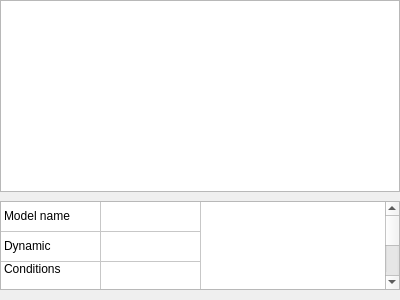
<?xml version="1.0" encoding="UTF-8"?>
<ui version="4.0">
 <class>fileVpzRtool</class>
 <widget class="QWidget" name="fileVpzRtool">
  <property name="geometry">
   <rect>
    <x>0</x>
    <y>0</y>
    <width>400</width>
    <height>300</height>
   </rect>
  </property>
  <property name="windowTitle">
   <string>Form</string>
  </property>
  <layout class="QVBoxLayout" name="verticalLayout">
   <property name="spacing">
    <number>0</number>
   </property>
   <property name="leftMargin">
    <number>0</number>
   </property>
   <property name="topMargin">
    <number>0</number>
   </property>
   <property name="rightMargin">
    <number>0</number>
   </property>
   <property name="bottomMargin">
    <number>10</number>
   </property>
   <item>
    <widget class="QTreeWidget" name="modelTree">
     <attribute name="headerVisible">
      <bool>false</bool>
     </attribute>
     <column>
      <property name="text">
       <string notr="true">1</string>
      </property>
     </column>
    </widget>
   </item>
   <item>
    <widget class="QStackedWidget" name="stackProperty">
     <property name="currentIndex">
      <number>1</number>
     </property>
     <widget class="QWidget" name="tabBlank"/>
     <widget class="QWidget" name="tabModelProperty">
      <layout class="QVBoxLayout" name="verticalLayout_2">
       <property name="leftMargin">
        <number>0</number>
       </property>
       <property name="rightMargin">
        <number>0</number>
       </property>
       <property name="bottomMargin">
        <number>0</number>
       </property>
       <item>
        <widget class="QTableWidget" name="modelProperty">
         <property name="sizePolicy">
          <sizepolicy hsizetype="Ignored" vsizetype="Ignored">
           <horstretch>0</horstretch>
           <verstretch>0</verstretch>
          </sizepolicy>
         </property>
         <property name="horizontalScrollBarPolicy">
          <enum>Qt::ScrollBarAlwaysOff</enum>
         </property>
         <property name="showDropIndicator" stdset="0">
          <bool>false</bool>
         </property>
         <property name="dragDropOverwriteMode">
          <bool>false</bool>
         </property>
         <property name="selectionMode">
          <enum>QAbstractItemView::NoSelection</enum>
         </property>
         <property name="selectionBehavior">
          <enum>QAbstractItemView::SelectRows</enum>
         </property>
         <property name="wordWrap">
          <bool>true</bool>
         </property>
         <property name="cornerButtonEnabled">
          <bool>true</bool>
         </property>
         <property name="rowCount">
          <number>4</number>
         </property>
         <property name="columnCount">
          <number>2</number>
         </property>
         <attribute name="horizontalHeaderVisible">
          <bool>false</bool>
         </attribute>
         <attribute name="horizontalHeaderHighlightSections">
          <bool>false</bool>
         </attribute>
         <attribute name="verticalHeaderVisible">
          <bool>false</bool>
         </attribute>
         <attribute name="verticalHeaderHighlightSections">
          <bool>false</bool>
         </attribute>
         <row/>
         <row/>
         <row/>
         <row/>
         <column>
          <property name="text">
           <string>Property</string>
          </property>
         </column>
         <column>
          <property name="text">
           <string>Value</string>
          </property>
         </column>
         <item row="0" column="0">
          <property name="text">
           <string>Model name</string>
          </property>
          <property name="flags">
           <set>ItemIsSelectable|ItemIsEnabled</set>
          </property>
         </item>
         <item row="0" column="1">
          <property name="text">
           <string/>
          </property>
          <property name="flags">
           <set>ItemIsSelectable|ItemIsEditable|ItemIsDragEnabled|ItemIsUserCheckable|ItemIsEnabled</set>
          </property>
         </item>
         <item row="1" column="0">
          <property name="text">
           <string>Dynamic</string>
          </property>
          <property name="textAlignment">
           <set>AlignLeft|AlignVCenter</set>
          </property>
          <property name="flags">
           <set>ItemIsSelectable|ItemIsEnabled</set>
          </property>
         </item>
         <item row="1" column="1">
          <property name="text">
           <string/>
          </property>
          <property name="flags">
           <set>ItemIsSelectable|ItemIsEditable|ItemIsDragEnabled|ItemIsUserCheckable|ItemIsEnabled</set>
          </property>
         </item>
         <item row="2" column="0">
          <property name="text">
           <string>Conditions</string>
          </property>
          <property name="textAlignment">
           <set>AlignLeft|AlignTop</set>
          </property>
          <property name="flags">
           <set>ItemIsSelectable|ItemIsEnabled</set>
          </property>
         </item>
         <item row="2" column="1">
          <property name="textAlignment">
           <set>AlignLeft|AlignTop</set>
          </property>
         </item>
         <item row="3" column="0">
          <property name="text">
           <string>Observable</string>
          </property>
          <property name="textAlignment">
           <set>AlignLeft|AlignTop</set>
          </property>
         </item>
         <item row="3" column="1">
          <property name="textAlignment">
           <set>AlignLeft|AlignTop</set>
          </property>
         </item>
        </widget>
       </item>
      </layout>
     </widget>
    </widget>
   </item>
  </layout>
 </widget>
 <resources/>
 <connections/>
</ui>
